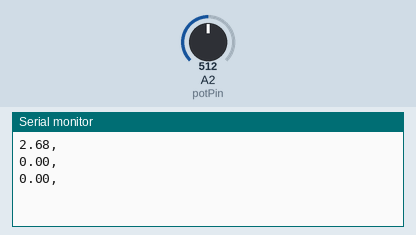
The sketch below on a simulated Arduino Uno, built with avr-gcc and run on an emulated ATmega328P. Shown: the last lines printed to the serial monitor. The inputs (shaded band) are chosen by the test bench; at power-on: A2 (potPin) = 512.

Above: at 1.2 s.
1.3 s: A2 (potPin) set to 716
At 1.78 s:
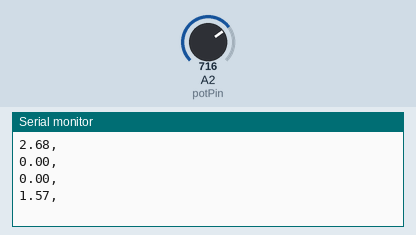
2.8 s: A2 (potPin) set to 900
At 2.99 s:
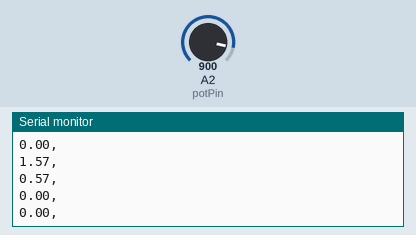
Timing chart, 0 to 5.8 s (numbered marks = the images above; inputs shaded):
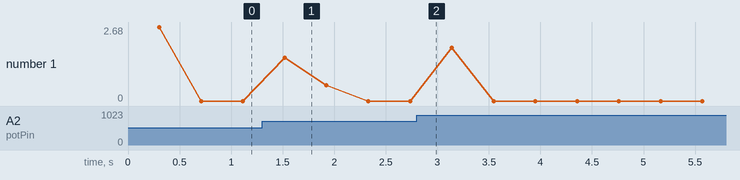

The sketch:

pot_angular_velocity.ino
```cpp
/* Analog Read to LED
 * ------------------
 *
 * turns on and off a light emitting diode(LED) connected to digital
 * pin 13. The amount of time the LED will be on and off depends on
 * the value obtained by analogRead(). In the easiest case we connect
 * a potentiometer to analog pin 2.
 *
 * Created 1 December 2005
 * copyleft 2005 DojoDave <http://www.0j0.org>
 * http://arduino.berlios.de
 *
 */

float val = 0;       // variable to store the value coming from the sensor
float lastVal = 0;
int potPin = 2;
unsigned long lastTime = millis();
int T = 0;
float w = 0;

void setup() {
  Serial.begin(115200);
}

void loop() {
  T = lastTime - millis();
  lastTime = millis();
  val = 0.0;
  for(int i=0; i<30; i++)
  {
    delay(10);
    val += analogRead(potPin)/30.0;
  }
  w = (lastVal - val)*(3.14159/600)*(1000/T);
  lastVal = val;
  Serial.print(w);
  Serial.println(",");
  delay(100);                  // stop the program for some time
}
```

Measured:
- after the input at 1.3 s, the serial monitor: prints a new line after 0.22 s (image 1)
